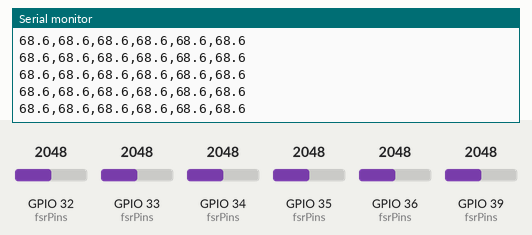
The program below on a simulated ESP32. Parts: the last lines printed to the serial monitor. The test bench sets the inputs (shaded band); at power-on: GPIO 32 (fsrPins) = 2048, GPIO 33 (fsrPins) = 2048, GPIO 34 (fsrPins) = 2048, GPIO 35 (fsrPins) = 2048, GPIO 36 (fsrPins) = 2048, GPIO 39 (fsrPins) = 2048 (analog values on the 0–4095 scale).

Above: at 1.2 s.
1.3 s: GPIO 32 (fsrPins) set to 2866
At 2.2 s:
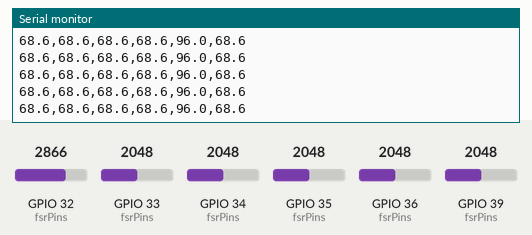
4.3 s: GPIO 33 (fsrPins) set to 2866
At 4.9 s:
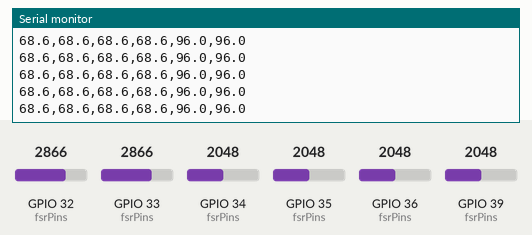
5.8 s: GPIO 34 (fsrPins) set to 2866
At 6.8 s:
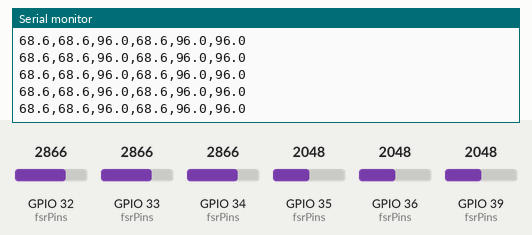
7.3 s: GPIO 35 (fsrPins) set to 2866
At 8.3 s:
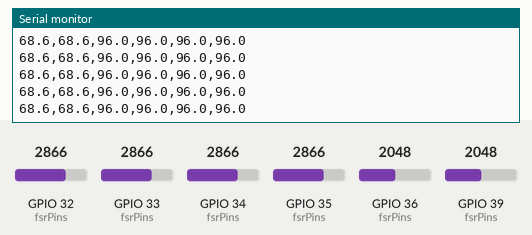
8.8 s: GPIO 36 (fsrPins) set to 2866
At 9.6 s:
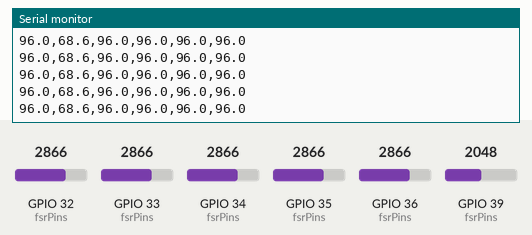
10.3 s: GPIO 39 (fsrPins) set to 2866
At 11.2 s:
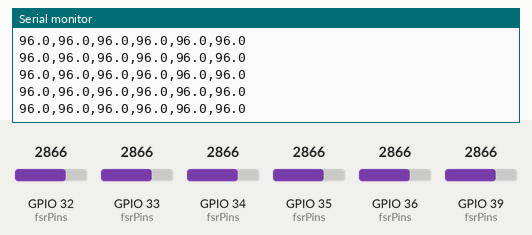
Timing chart, 0 to 12.8 s (numbered marks = the images above; inputs shaded):
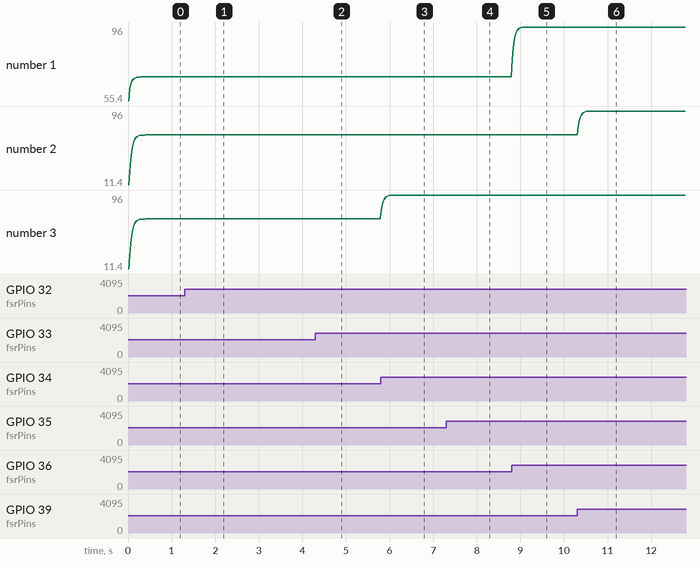

The program:

main.cpp
```cpp
#include <Arduino.h>
#include <math.h>

// FSR402 ADC pins (ADC1)
const int fsrPins[] = {36, 39, 34, 35, 32, 33};
const int numSensors = 6;

// Sensor coordinates (x, y) in cm (updated to real positions)
float sensorCoords[][2] = {
  {3.7, 2.7},   // S1 - Lateral forefoot
  {7, 2.4},     // S2 - Medial forefoot
  {7, 6.2},     // S3 - Medial forefoot
  {16.5, 4.6},  // S4 - Midfoot
  {22, 2.8},    // S5 - Lateral heel
  {22, 6.4}     // S6 - Medial heel
};

// Calibration ranges (Layer 7, 0-76kg)
int rawMin[numSensors] = {0, 0, 0, 0, 0, 0}; // Raw at 0kg
int rawMax[numSensors] = {3259, 3259, 3259, 3259, 3259, 3259}; // Raw at 76kg

// Kalman Filter variables (for force in Newtons)
float x_est[numSensors] = {0};
float P[numSensors] = {100}; // Reduced from 500 for faster initial convergence
float Q = 5.0;              // Process noise (kept, can increase to 10 if needed)
float R = 25;               // Reduced from 25 to trust measurements more

// Read FSR with averaging
int readFSR(int pin) {
  long sum = 0;
  for (int i = 0; i < 10; i++) {
    sum += analogRead(pin);
    delayMicroseconds(100);
  }
  return sum / 10;
}

// Piecewise calibration to force (N) based on Layer 7
float getForce(int rawValue, int sensorIdx) {
  if (rawValue <= 0) return 0.0; // 0kg
  if (rawValue >= 3259) return 745.56; // Cap at 76kg
  if (rawValue <= 2925) return 0.0335 * rawValue; // 0-10kg
  else if (rawValue <= 2934) return 1.604 * (rawValue - 2934) + 196.2; // 10-20kg (adjusted)
  else if (rawValue <= 3056.33) return 1.604 * (rawValue - 2934) + 196.2; // 20-40kg
  else if (rawValue <= 3217.5) return 0.791 * (rawValue - 3056.33) + 392.4; // 40-53kg
  else return 5.437 * (rawValue - 3217.5) + 519.93; // 53-76kg
}

// Kalman Filter for force
float kalmanFilter(float measurement, int sensorIdx) {
  float x_pred = x_est[sensorIdx];
  float P_pred = P[sensorIdx] + Q;
  float K = P_pred / (P_pred + R);
  x_est[sensorIdx] = x_pred + K * (measurement - x_pred);
  P[sensorIdx] = (1 - K) * P_pred;
  return x_est[sensorIdx];
}

void setup() {
  Serial.begin(115200);
  Serial.println("RESET"); // Marker to indicate boot completion
  analogReadResolution(12);
  analogSetAttenuation(ADC_11db);
}

void loop() {
  float forces[numSensors];
  float smoothedForces[numSensors];

  // Read, calibrate, and smooth
  for (int i = 0; i < numSensors; i++) {
    int rawValue = readFSR(fsrPins[i]);
    forces[i] = getForce(rawValue, i); // 0-745.56N
    smoothedForces[i] = kalmanFilter(forces[i], i);
  }

  // Send data: "f1,f2,f3,f4,f5,f6\n" (forces in N)
  for (int i = 0; i < numSensors; i++) {
    Serial.print(smoothedForces[i], 1);
    if (i < numSensors - 1) Serial.print(",");
  }
  Serial.println();

  delay(10); // 100Hz sampling rate
}
```

Measured:
- after the input at 1.3 s, the serial monitor: prints a new line at once (image 1)
- after the input at 4.3 s, the serial monitor: prints a new line at once (image 2)
- after the input at 5.8 s, the serial monitor: prints a new line at once (image 3)
- after the input at 7.3 s, the serial monitor: prints a new line at once (image 4)
- after the input at 8.8 s, the serial monitor: prints a new line at once (image 5)
- after the input at 10.3 s, the serial monitor: prints a new line at once (image 6)
